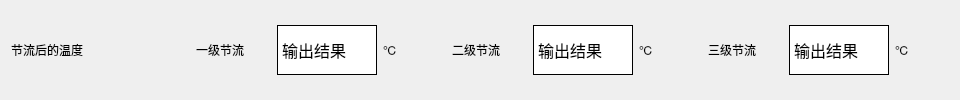
                      <widget class="QFrame" name="frame_170">
                       <property name="sizePolicy">
                        <sizepolicy hsizetype="Expanding" vsizetype="Preferred">
                         <horstretch>0</horstretch>
                         <verstretch>0</verstretch>
                        </sizepolicy>
                       </property>
                       <property name="minimumSize">
                        <size>
                         <width>900</width>
                         <height>75</height>
                        </size>
                       </property>
                       <property name="maximumSize">
                        <size>
                         <width>16777215</width>
                         <height>16777215</height>
                        </size>
                       </property>
                       <property name="styleSheet">
                        <string notr="true">border:0px</string>
                       </property>
                       <property name="frameShape">
                        <enum>QFrame::StyledPanel</enum>
                       </property>
                       <property name="frameShadow">
                        <enum>QFrame::Raised</enum>
                       </property>
                       <layout class="QHBoxLayout" name="horizontalLayout_154">
                        <item>
                         <widget class="QLabel" name="label_204">
                          <property name="minimumSize">
                           <size>
                            <width>170</width>
                            <height>0</height>
                           </size>
                          </property>
                          <property name="maximumSize">
                           <size>
                            <width>150</width>
                            <height>16777215</height>
                           </size>
                          </property>
                          <property name="styleSheet">
                           <string notr="true">font: 20pt &quot;黑体&quot;; </string>
                          </property>
                          <property name="text">
                           <string>节流后的温度</string>
                          </property>
                          <property name="wordWrap">
                           <bool>true</bool>
                          </property>
                         </widget>
                        </item>
                        <item>
                         <widget class="QFrame" name="frame_171">
                          <property name="sizePolicy">
                           <sizepolicy hsizetype="Expanding" vsizetype="Expanding">
                            <horstretch>0</horstretch>
                            <verstretch>0</verstretch>
                           </sizepolicy>
                          </property>
                          <property name="minimumSize">
                           <size>
                            <width>250</width>
                            <height>0</height>
                           </size>
                          </property>
                          <property name="styleSheet">
                           <string notr="true"/>
                          </property>
                          <property name="frameShape">
                           <enum>QFrame::StyledPanel</enum>
                          </property>
                          <property name="frameShadow">
                           <enum>QFrame::Raised</enum>
                          </property>
                          <layout class="QHBoxLayout" name="horizontalLayout_155">
                           <property name="spacing">
                            <number>6</number>
                           </property>
                           <property name="topMargin">
                            <number>4</number>
                           </property>
                           <property name="rightMargin">
                            <number>9</number>
                           </property>
                           <property name="bottomMargin">
                            <number>4</number>
                           </property>
                           <item>
                            <widget class="QLabel" name="label_205">
                             <property name="sizePolicy">
                              <sizepolicy hsizetype="Preferred" vsizetype="Preferred">
                               <horstretch>0</horstretch>
                               <verstretch>0</verstretch>
                              </sizepolicy>
                             </property>
                             <property name="maximumSize">
                              <size>
                               <width>16777215</width>
                               <height>16777215</height>
                              </size>
                             </property>
                             <property name="styleSheet">
                              <string notr="true">font: 14pt &quot;黑体&quot;;</string>
                             </property>
                             <property name="text">
                              <string>一级节流</string>
                             </property>
                            </widget>
                           </item>
                           <item>
                            <widget class="QLabel" name="T2_label_3">
                             <property name="minimumSize">
                              <size>
                               <width>100</width>
                               <height>45</height>
                              </size>
                             </property>
                             <property name="maximumSize">
                              <size>
                               <width>16777215</width>
                               <height>50</height>
                              </size>
                             </property>
                             <property name="font">
                              <font>
                               <family>宋体</family>
                               <pointsize>12</pointsize>
                               <weight>9</weight>
                               <italic>false</italic>
                               <bold>false</bold>
                              </font>
                             </property>
                             <property name="styleSheet">
                              <string notr="true">font: 75 12pt &quot;宋体&quot;;
border-bottom: 1px solid rgb(0,0,0);

border:1px inset;
background-color: rgb(255, 255, 255);</string>
                             </property>
                             <property name="text">
                              <string>输出结果</string>
                             </property>
                            </widget>
                           </item>
                           <item>
                            <widget class="QLabel" name="label_206">
                             <property name="maximumSize">
                              <size>
                               <width>45</width>
                               <height>16777215</height>
                              </size>
                             </property>
                             <property name="styleSheet">
                              <string notr="true">font: 12pt &quot;Times New Roman&quot;;</string>
                             </property>
                             <property name="text">
                              <string>℃</string>
                             </property>
                            </widget>
                           </item>
                          </layout>
                         </widget>
                        </item>
                        <item>
                         <widget class="QFrame" name="frame_172">
                          <property name="sizePolicy">
                           <sizepolicy hsizetype="Expanding" vsizetype="Expanding">
                            <horstretch>0</horstretch>
                            <verstretch>0</verstretch>
                           </sizepolicy>
                          </property>
                          <property name="minimumSize">
                           <size>
                            <width>250</width>
                            <height>0</height>
                           </size>
                          </property>
                          <property name="frameShape">
                           <enum>QFrame::StyledPanel</enum>
                          </property>
                          <property name="frameShadow">
                           <enum>QFrame::Raised</enum>
                          </property>
                          <layout class="QHBoxLayout" name="horizontalLayout_156">
                           <property name="spacing">
                            <number>6</number>
                           </property>
                           <property name="topMargin">
                            <number>4</number>
                           </property>
                           <property name="rightMargin">
                            <number>9</number>
                           </property>
                           <property name="bottomMargin">
                            <number>4</number>
                           </property>
                           <item>
                            <widget class="QLabel" name="label_207">
                             <property name="sizePolicy">
                              <sizepolicy hsizetype="Preferred" vsizetype="Preferred">
                               <horstretch>0</horstretch>
                               <verstretch>0</verstretch>
                              </sizepolicy>
                             </property>
                             <property name="maximumSize">
                              <size>
                               <width>16777215</width>
                               <height>16777215</height>
                              </size>
                             </property>
                             <property name="styleSheet">
                              <string notr="true">font: 14pt &quot;黑体&quot;;</string>
                             </property>
                             <property name="text">
                              <string>二级节流</string>
                             </property>
                            </widget>
                           </item>
                           <item>
                            <widget class="QLabel" name="T22_label_3">
                             <property name="minimumSize">
                              <size>
                               <width>100</width>
                               <height>45</height>
                              </size>
                             </property>
                             <property name="maximumSize">
                              <size>
                               <width>16777215</width>
                               <height>50</height>
                              </size>
                             </property>
                             <property name="font">
                              <font>
                               <family>宋体</family>
                               <pointsize>12</pointsize>
                               <weight>9</weight>
                               <italic>false</italic>
                               <bold>false</bold>
                              </font>
                             </property>
                             <property name="styleSheet">
                              <string notr="true">font: 75 12pt &quot;宋体&quot;;
border-bottom: 1px solid rgb(0,0,0);

border:1px inset;
background-color: rgb(255, 255, 255);</string>
                             </property>
                             <property name="text">
                              <string>输出结果</string>
                             </property>
                            </widget>
                           </item>
                           <item>
                            <widget class="QLabel" name="label_208">
                             <property name="maximumSize">
                              <size>
                               <width>45</width>
                               <height>16777215</height>
                              </size>
                             </property>
                             <property name="styleSheet">
                              <string notr="true">font: 12pt &quot;Times New Roman&quot;;</string>
                             </property>
                             <property name="text">
                              <string>℃</string>
                             </property>
                            </widget>
                           </item>
                          </layout>
                         </widget>
                        </item>
                        <item>
                         <widget class="QFrame" name="frame_173">
                          <property name="sizePolicy">
                           <sizepolicy hsizetype="Expanding" vsizetype="Expanding">
                            <horstretch>0</horstretch>
                            <verstretch>0</verstretch>
                           </sizepolicy>
                          </property>
                          <property name="minimumSize">
                           <size>
                            <width>250</width>
                            <height>0</height>
                           </size>
                          </property>
                          <property name="frameShape">
                           <enum>QFrame::StyledPanel</enum>
                          </property>
                          <property name="frameShadow">
                           <enum>QFrame::Raised</enum>
                          </property>
                          <layout class="QHBoxLayout" name="horizontalLayout_157">
                           <property name="spacing">
                            <number>6</number>
                           </property>
                           <property name="topMargin">
                            <number>4</number>
                           </property>
                           <property name="rightMargin">
                            <number>9</number>
                           </property>
                           <property name="bottomMargin">
                            <number>4</number>
                           </property>
                           <item>
                            <widget class="QLabel" name="label_209">
                             <property name="sizePolicy">
                              <sizepolicy hsizetype="Preferred" vsizetype="Preferred">
                               <horstretch>0</horstretch>
                               <verstretch>0</verstretch>
                              </sizepolicy>
                             </property>
                             <property name="maximumSize">
                              <size>
                               <width>16777215</width>
                               <height>16777215</height>
                              </size>
                             </property>
                             <property name="styleSheet">
                              <string notr="true">font: 14pt &quot;黑体&quot;;</string>
                             </property>
                             <property name="text">
                              <string>三级节流</string>
                             </property>
                            </widget>
                           </item>
                           <item>
                            <widget class="QLabel" name="T222_label_3">
                             <property name="minimumSize">
                              <size>
                               <width>100</width>
                               <height>45</height>
                              </size>
                             </property>
                             <property name="maximumSize">
                              <size>
                               <width>16777215</width>
                               <height>50</height>
                              </size>
                             </property>
                             <property name="font">
                              <font>
                               <family>宋体</family>
                               <pointsize>12</pointsize>
                               <weight>9</weight>
                               <italic>false</italic>
                               <bold>false</bold>
                              </font>
                             </property>
                             <property name="styleSheet">
                              <string notr="true">font: 75 12pt &quot;宋体&quot;;
border-bottom: 1px solid rgb(0,0,0);

border:1px inset;
background-color: rgb(255, 255, 255);</string>
                             </property>
                             <property name="text">
                              <string>输出结果</string>
                             </property>
                            </widget>
                           </item>
                           <item>
                            <widget class="QLabel" name="label_210">
                             <property name="maximumSize">
                              <size>
                               <width>45</width>
                               <height>16777215</height>
                              </size>
                             </property>
                             <property name="styleSheet">
                              <string notr="true">font: 12pt &quot;Times New Roman&quot;;</string>
                             </property>
                             <property name="text">
                              <string>℃</string>
                             </property>
                            </widget>
                           </item>
                          </layout>
                         </widget>
                        </item>
                       </layout>
                      </widget>
